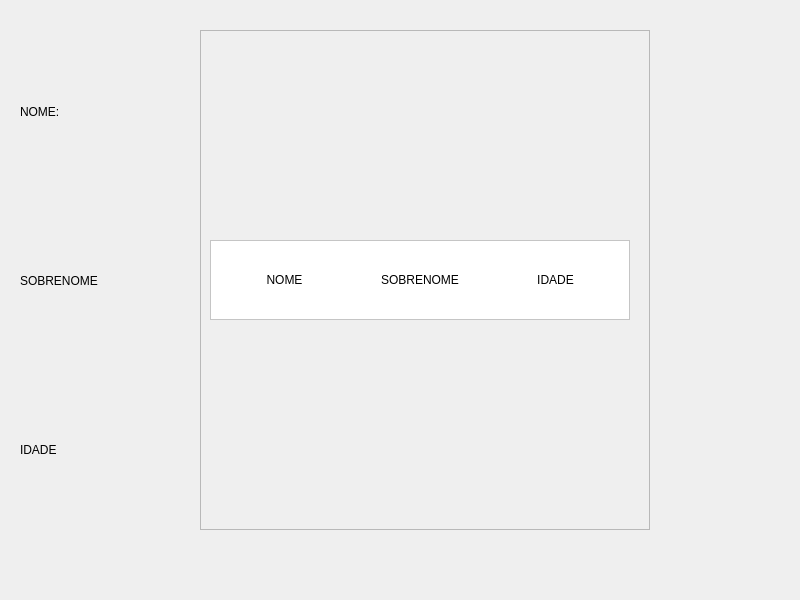
<?xml version="1.0" encoding="UTF-8"?>
<ui version="4.0">
 <class>MainWindow</class>
 <widget class="QMainWindow" name="MainWindow">
  <property name="geometry">
   <rect>
    <x>0</x>
    <y>0</y>
    <width>800</width>
    <height>600</height>
   </rect>
  </property>
  <property name="windowTitle">
   <string>MainWindow</string>
  </property>
  <widget class="QWidget" name="centralwidget">
   <widget class="QScrollArea" name="scrollArea">
    <property name="geometry">
     <rect>
      <x>200</x>
      <y>30</y>
      <width>450</width>
      <height>500</height>
     </rect>
    </property>
    <property name="minimumSize">
     <size>
      <width>450</width>
      <height>500</height>
     </size>
    </property>
    <property name="maximumSize">
     <size>
      <width>450</width>
      <height>500</height>
     </size>
    </property>
    <property name="lineWidth">
     <number>0</number>
    </property>
    <property name="widgetResizable">
     <bool>true</bool>
    </property>
    <property name="alignment">
     <set>Qt::AlignJustify|Qt::AlignTop</set>
    </property>
    <widget class="QWidget" name="scrollAreaWidgetContents">
     <property name="geometry">
      <rect>
       <x>0</x>
       <y>0</y>
       <width>448</width>
       <height>498</height>
      </rect>
     </property>
     <layout class="QVBoxLayout" name="verticalLayout_2">
      <item>
       <widget class="QFrame" name="frame">
        <property name="minimumSize">
         <size>
          <width>420</width>
          <height>80</height>
         </size>
        </property>
        <property name="maximumSize">
         <size>
          <width>420</width>
          <height>80</height>
         </size>
        </property>
        <property name="styleSheet">
         <string notr="true">background-color: rgb(255, 255, 255);</string>
        </property>
        <property name="frameShape">
         <enum>QFrame::StyledPanel</enum>
        </property>
        <property name="frameShadow">
         <enum>QFrame::Raised</enum>
        </property>
        <layout class="QHBoxLayout" name="horizontalLayout">
         <item>
          <widget class="QLabel" name="label_4">
           <property name="text">
            <string>NOME</string>
           </property>
           <property name="alignment">
            <set>Qt::AlignCenter</set>
           </property>
          </widget>
         </item>
         <item>
          <widget class="QLabel" name="label_5">
           <property name="text">
            <string>SOBRENOME</string>
           </property>
           <property name="alignment">
            <set>Qt::AlignCenter</set>
           </property>
          </widget>
         </item>
         <item>
          <widget class="QLabel" name="label_6">
           <property name="text">
            <string>IDADE</string>
           </property>
           <property name="alignment">
            <set>Qt::AlignCenter</set>
           </property>
          </widget>
         </item>
        </layout>
       </widget>
      </item>
     </layout>
    </widget>
   </widget>
   <widget class="QWidget" name="">
    <property name="geometry">
     <rect>
      <x>20</x>
      <y>30</y>
      <width>171</width>
      <height>501</height>
     </rect>
    </property>
    <layout class="QVBoxLayout" name="verticalLayout">
     <item>
      <widget class="QLabel" name="label">
       <property name="text">
        <string>NOME:</string>
       </property>
      </widget>
     </item>
     <item>
      <widget class="QLabel" name="label_2">
       <property name="text">
        <string>SOBRENOME</string>
       </property>
      </widget>
     </item>
     <item>
      <widget class="QLabel" name="label_3">
       <property name="text">
        <string>IDADE</string>
       </property>
      </widget>
     </item>
    </layout>
   </widget>
  </widget>
 </widget>
 <resources/>
 <connections/>
</ui>
